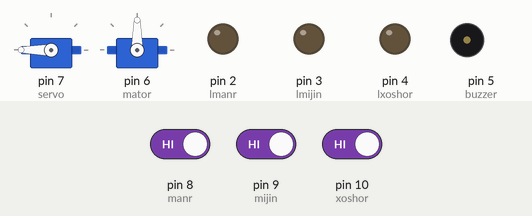
Recording of a sketch running on a simulated Arduino Uno, built with avr-gcc and run on an emulated ATmega328P. Shown: 2 × servo, output pins drawn as LEDs (lit = HIGH), buzzer (waves = sounding, pin HIGH). The test bench sets the inputs (shaded band); at power-on: pin 8 (manr) HIGH, pin 9 (mijin) HIGH, pin 10 (xoshor) HIGH.

Above: at 4.2 s.
4.3 s: pin 8 (manr) driven LOW and pin 9 (mijin) driven LOW
At 5.3 s:
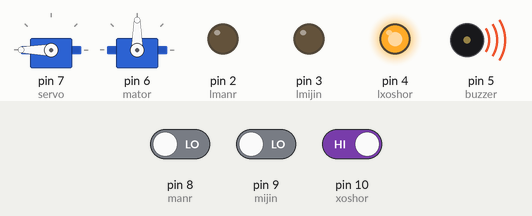
5.8 s: pin 9 (mijin) driven HIGH and pin 10 (xoshor) driven LOW
8.8 s: pin 9 (mijin) driven LOW
At 10.6 s:
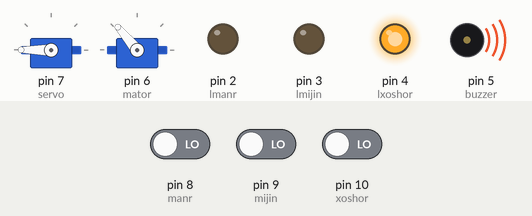
11.8 s: pin 8 (manr) driven HIGH
At 13.7 s:
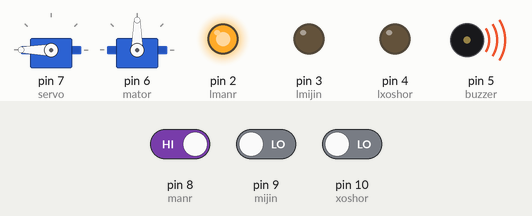
Timing chart, 0 to 14.8 s (numbered marks = the images above; inputs shaded):
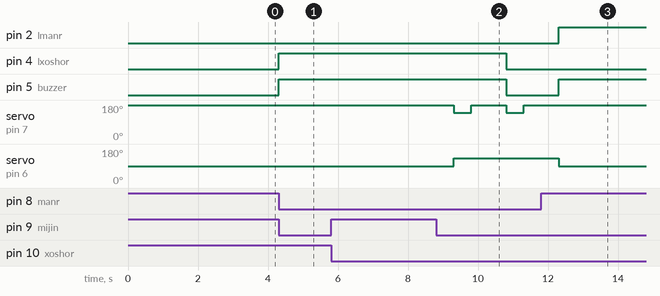

Measured:
- after the input at 4.3 s, pin 4 (lxoshor), pin 5 (buzzer): LOW → HIGH at once
- after the input at 5.8 s, every drawn part: stays the same
- after the input at 8.8 s, pin 3 (lmijin): stays LOW (without the input it goes to HIGH after 0.50 s); pin 4 (lxoshor): HIGH → LOW after 2.0 s instead of 0.50 s; pin 5 (buzzer): HIGH → LOW after 2.0 s; servo on pin 7 (servo): alternates 180° for 1.0 s and 140° for 0.50 s, starting after 0.50 s; servo on pin 6 (mator): 90° → 130° after 0.50 s
- after the input at 11.8 s, pin 2 (lmanr), pin 5 (buzzer): LOW → HIGH after 0.50 s; servo on pin 7 (servo): stops changing and stays 180°; servo on pin 6 (mator): 130° → 90° after 0.50 s

The sketch:

agro.ino
```cpp
#include <Servo.h>

Servo servo;
Servo mator;
int manr = 8;
int mijin = 9;
int xoshor = 10;
int lmanr = 2;
int lmijin = 3;
int lxoshor = 4;
int buzzer = 5;

void setup() {
  // put your setup code here, to run once:
  pinMode(manr, INPUT);
  pinMode(mijin, INPUT);
  pinMode(xoshor, INPUT);
  servo.attach(7);
  mator.attach(6);
  mator.write(90);
  servo.write(180);
  Serial.begin(9600);
  pinMode(lmanr, OUTPUT);
  pinMode(lmijin, OUTPUT);
  pinMode(lxoshor, OUTPUT);
  pinMode(buzzer, OUTPUT);
  digitalWrite(buzzer, LOW);
  delay(3000);
}
void bunker()
{
  servo.write(140);
  delay(500);
  servo.write(180);
  delay(1000);
}

void loop() {
  if ((digitalRead(manr) == 0) && (digitalRead(mijin) == 0) && (digitalRead(xoshor) == 0))

  {
    mator.write(130);
    bunker();
    digitalWrite(lmanr, LOW);
    digitalWrite(lmijin, LOW);
    digitalWrite(lxoshor, LOW);
    digitalWrite(buzzer, LOW);

  }
  else if ((digitalRead(manr) == 1) && (digitalRead(mijin) == 0) && (digitalRead(xoshor) == 0))
  {
    mator.write(90);
    servo.write(180);
    digitalWrite(lmanr, HIGH);
    digitalWrite(lmijin, LOW);
    digitalWrite(lxoshor, LOW);
    digitalWrite(buzzer, HIGH);
    delay(5000);

  }
else if ((digitalRead(manr) == 0) && (digitalRead(mijin) == 1) && (digitalRead(xoshor) == 0))
  {
    mator.write(90);
    servo.write(180);
    digitalWrite(lmanr, LOW);
    digitalWrite(lmijin, HIGH);
    digitalWrite(lxoshor, LOW);
    digitalWrite(buzzer, HIGH);
    delay(5000);

  }
  else if ((digitalRead(manr) == 0) && (digitalRead(mijin) == 0) && (digitalRead(xoshor) == 1))
  {
    mator.write(90);
    servo.write(180);
    digitalWrite(lmanr, LOW);
    digitalWrite(lmijin, LOW);
    digitalWrite(lxoshor, HIGH);
    digitalWrite(buzzer, HIGH);
    delay(5000);

  }


}
```
